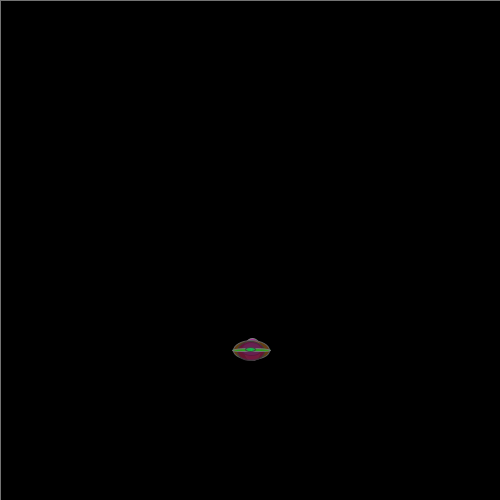
Frame 1 (no input)
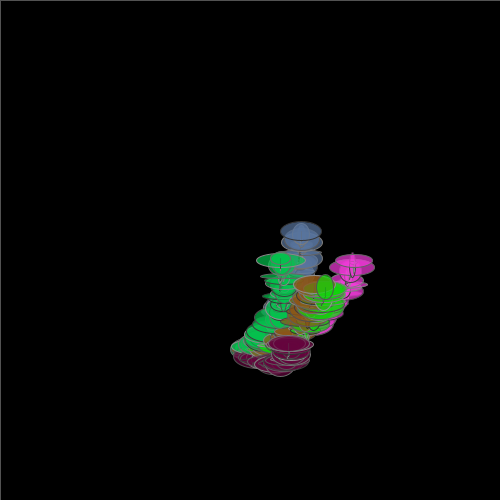
Frame 60 (the mouse pressed at the canvas centre just before this capture)
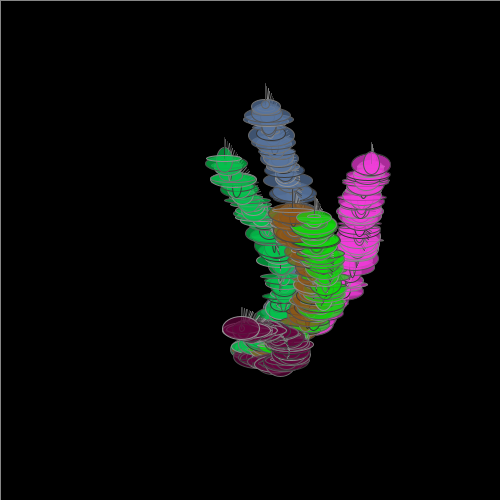
Frame 120 (the mouse held since frame 60 and released just before this capture)

The Processing sketch that drew these frames (run headless with seeded random() and noise(); from frame 60 on, the mouse is pressed at the canvas centre):

// Processing sketch: processing_152244
// ── processing_152244.pde

/*
 * Creative Coding
 * Week 3, 04 - spinning top: curved motion with sin() and cos()
 * by Indae Hwang and Jon McCormack
 * Copyright (c) 2014 Monash University
 *
 * This sketch is the first cut at translating the motion of a spinning top
 * to trace a drawing path. This sketch traces a path using sin() and cos()
 *
 */



int num;     // the number of items in the array

float[] rad;       // radius for the moving hand
float[] x;       // x-position of point
float[] y;       // y-position
float[] dx;       // x-position of point
float[] dy;       // y-position
float[] bx;
float[] by;
float[] radius;
float[] handX;
float[] handY;

float[] red;
float[] green;
float[] blue; 

void setup() {
  size(500, 500);
  num = 6;

  background(0);
   x = new float[num];
 
rad=new float[num];      // radius for the moving hand
x=new float[num];       // x-position of point
y=new float[num];       // y-position
dx=new float[num];       // x-position of point
dy=new float[num];       // y-position
bx=new float [num];
by = new float [num];
radius=new float [num];
handX=new float [num];
handY=new float [num];
red=new float [num];
green=new float [num];
blue=new float [num];
 
 
 
 
 
 
 
 
 
    //setup an initial value for each item in the array
  for (int i=0; i<num; i++) {
      x[i] = width/2; 
      y[i] = height/2;
      dx[i] = random(-1, 1); 
      dy[i] = random(-1, 1);
      rad[i] = radians(frameCount);
      bx[i]= x[i] + 100 * sin(rad[i]);
      by[i] = y[i] + 100 * cos(rad[i]);
      radius[i]=0;
      handX[i]=0;
      handY[i]=0;
      red[i]=random(0,255);
      green[i]=random(0,255);
      blue[i]=random(0,255);
      

  }
  
  
  
  
  
  
  
}


void draw() {
  
  
  
  for (int i=0; i<num; i++) {
    
    
    

  
  // blend the old frames into the background
 // blendMode(BLEND);
  fill(0, 0);
  rect(0, 0, width, height);
  rad[i] = radians(frameCount);

  // calculate new position
  x[i] += dx[i];
  y[i] += dy[i];

  float max = 1;
  float min = 0.5;


  //When the shape hits the edge of the window, it reverses its direction and changes velocity
  if (x[i] > width-100 || x[i] < 100) {
    dx[i] = dx[i] > 0 ? -random(min, max) : random(min, max);
  }

  if (y[i] > height-100 || y[i] < 100) {
    dy[i] = dy[i] > 0 ? -random(min, max) : random(min, max);
  }

  bx[i] = x[i] + 100 * sin(rad[i]);
  by[i] = y[i] + 100 * cos(rad[i]);

  fill(red[i],green[i],blue[i],180);

  
  radius[i] = 100 * sin(rad[i]*0.1);
  handX[i] =bx[i] + radius[i] * sin(rad[i]*3);
  handY[i] =by[i] + radius[i] * cos(rad[i]*3);
  
  stroke(random(50,150));
  
  
  
  
  line(bx[i], by[i], handX[i], handY[i]);
  stroke(random(50,150));
  ellipse(handX[i], handY[i], random(2,50), random(2,25));
  
  
  }
  
  
}
